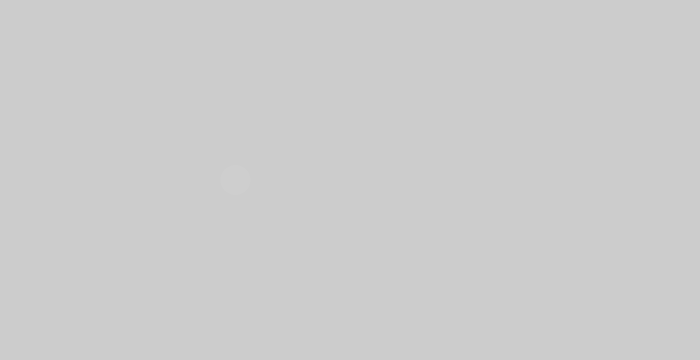
Frame 1 (no input)
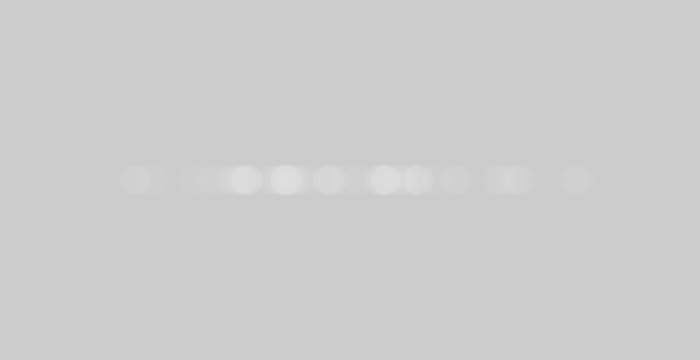
Frame 60 (the mouse pressed at the canvas centre just before this capture)
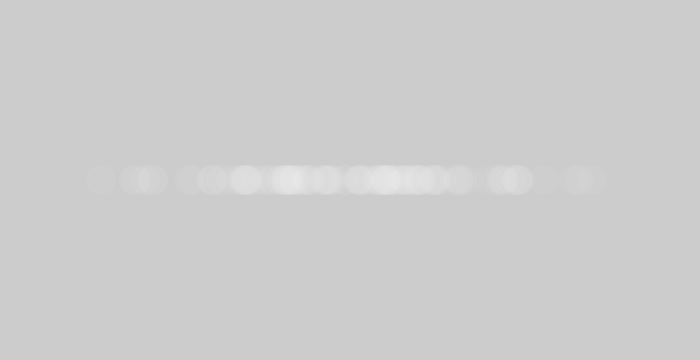
Frame 120 (the mouse held since frame 60 and released just before this capture)

The Processing sketch that drew these frames (run headless with seeded random() and noise(); from frame 60 on, the mouse is pressed at the canvas centre):

// Processing sketch: GaussianDistribution
// ── GaussianDistribution.pde
import java.util.Random;

Random generator;  

void setup(){
  size(700, 360);
  generator = new Random();
}

void draw(){
  float num = (float) generator.nextGaussian();
  float sd = 100;
  float mean = 350;
  
  float x = sd * num + mean;

  noStroke();
  fill(255, 10);
  ellipse(x, 180, 30, 30);
  
}
